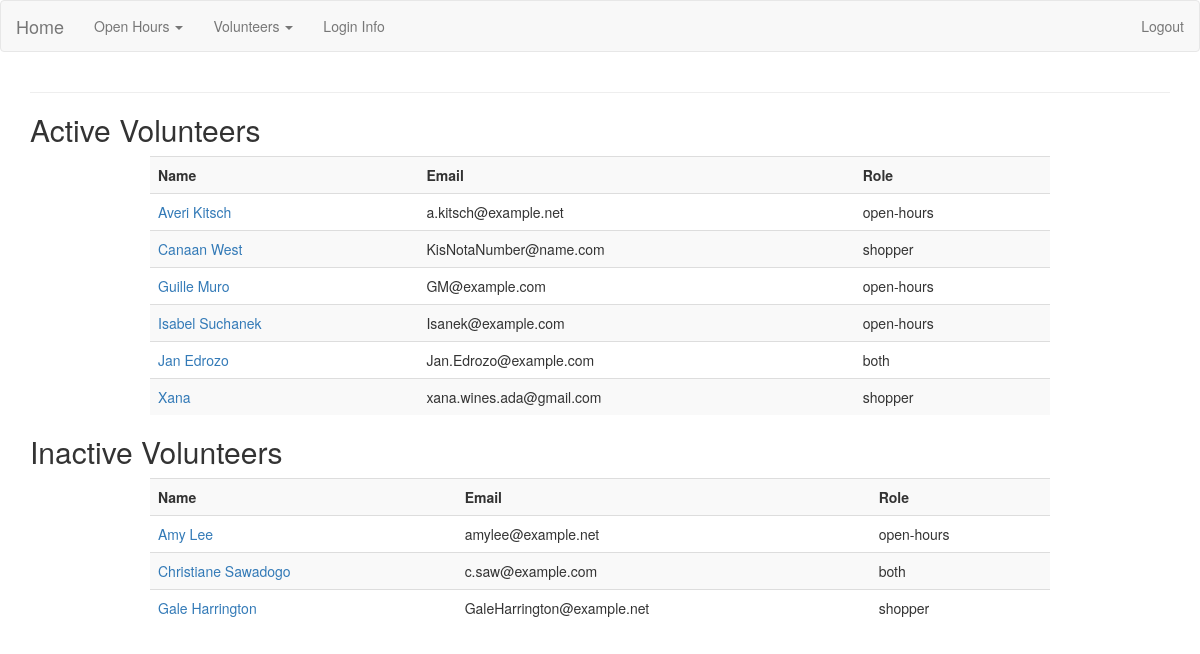
The app's page /volunteers/ (signed in), older data.
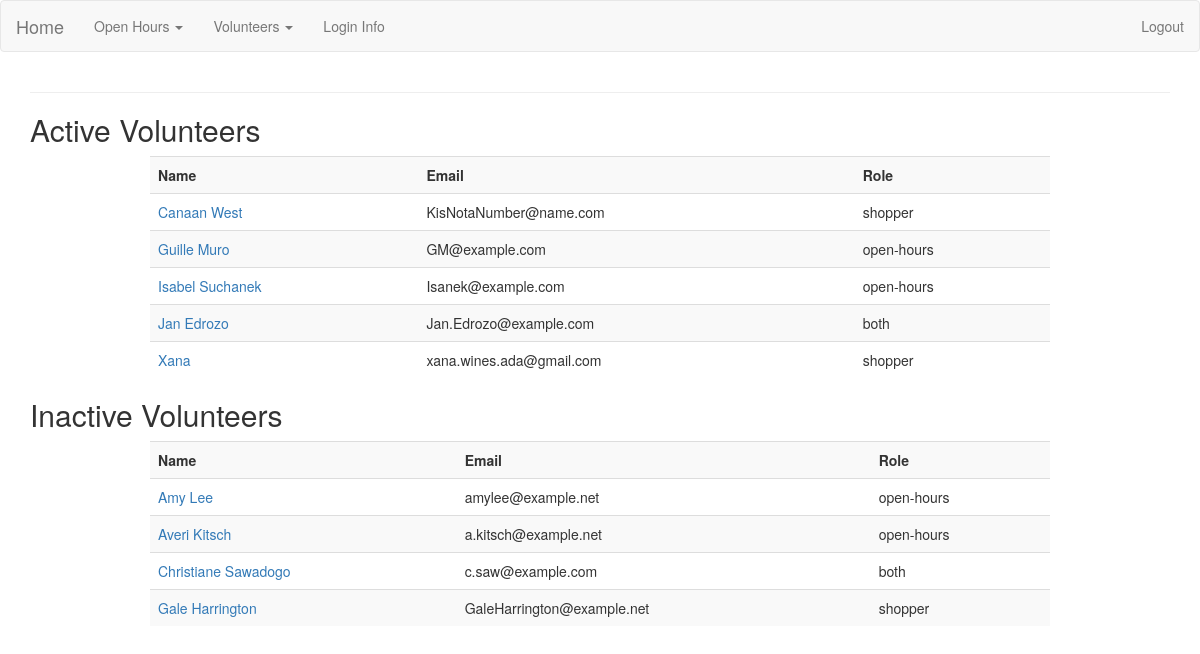
The same page, newer data.
### app/models.py (models this page shows, shortened)
class Volunteer(db.Model):
    id = db.Column(db.Integer(), primary_key=True)
    name = db.Column(db.String(100), unique=True)
    role = db.Column(db.String(50))
    email = db.Column(db.String(255), nullable=False)
    active = db.Column(db.Boolean)
    openhours = db.relationship('Openhour', secondary=openhour_volunteers, backref='ohvolunteers', lazy='subquery')
    openhour_shoppers = db.relationship('Openhour', secondary=openhour_shoppers, backref='ohshoppers', lazy='subquery')
    notes = db.relationship('Note', backref='openhour', lazy=True)

### app/volunteers/views.py (the view)
@volunteers_blueprint.route('/')
@admin_logged_in
def index():
    active_vol = Volunteer.query.filter_by(active=True).order_by(Volunteer.name.asc())
    inactive_vol = Volunteer.query.filter_by(active=False).order_by(Volunteer.name.asc())
    if active_vol or inactive_vol:
        return render_template('volunteers.html', active_vol=active_vol, inactive_vol=inactive_vol)
    else:
        msg = 'No Volunteers Found'
        return render_template('volunteers.html', msg=msg)

### app/login_helpers.py (called while the page is built)
def admin_logged_in(f):
    @wraps(f)
    def wrap(*args, **kwargs):
        if 'user' in session and session['user']=='admin':
            return f(*args, **kwargs)
        else:
            flash('You must have admin privileges to complete this action', 'danger')
            return redirect(url_for('index'))
    return wrap

### app/volunteers/templates/volunteers.html (shortened to what this page needs)
{% extends 'layout.html' %}
{% block body %}
  <hr>
  <h2>Active Volunteers</h2>
  <table class="table table-striped">
    <tr>
      <th>Name</th>
      <th>Email</th>
      <th>Role</th>
    </tr>
    {% for volunteer in active_vol %}
      <tr>
        <td><a href="{{url_for('volunteers.show_volunteer', id=volunteer.id)}}">{{ volunteer.name }}</a></td>
        <td>{{ volunteer.email }}</td>
        <td>{{ volunteer.role }}</td>
      </tr>
    {% endfor %}
  </table>
  <h2>Inactive Volunteers</h2>
  <table class="table table-striped">
    <tr>
      <th>Name</th>
      <th>Email</th>
      <th>Role</th>
    </tr>
    {% for volunteer in inactive_vol %}
    <tr>
      <td><a href="{{url_for('volunteers.show_volunteer', id=volunteer.id)}}">{{ volunteer.name }}</a></td>
      <td>{{ volunteer.email }}</td>
      <td>{{ volunteer.role }}</td>
    </tr>
    {% endfor %}
  </table>
{% endblock %}

Row changes from the older to the newer data that the page shows:
changed Volunteer "Averi Kitsch": moves from the list under "Active Volunteers" to the list under "Inactive Volunteers"
